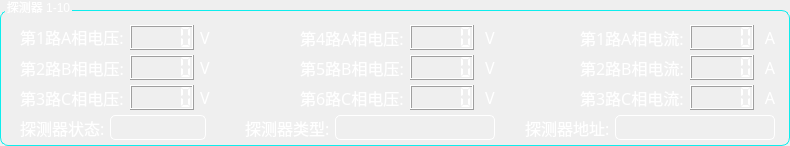
  <widget class="QGroupBox" name="groupBox_SensorInfo">
   <property name="geometry">
    <rect>
     <x>5</x>
     <y>35</y>
     <width>790</width>
     <height>146</height>
    </rect>
   </property>
   <property name="styleSheet">
    <string notr="true">QGroupBox{
color:white;
font: 14pt &quot;文泉驿等宽微米黑&quot;;
border: 1px solid rgb(14, 237, 237);
border-radius:8px;
margin-top:10px;
}
QGroupBox:title{
color:white;
subcontrol-origin: margin;
left: 5px;
}
QLabel{
color: white;
font: 12pt &quot;文泉驿等宽微米黑&quot;;
}
QLCDNumber{
color: rgb(255, 255, 255);
}
</string>
   </property>
   <property name="title">
    <string>探测器 1-10</string>
   </property>
   <widget class="QLabel" name="label_19">
    <property name="geometry">
     <rect>
      <x>195</x>
      <y>25</y>
      <width>20</width>
      <height>25</height>
     </rect>
    </property>
    <property name="font">
     <font>
      <family>文泉驿等宽微米黑</family>
      <pointsize>12</pointsize>
      <weight>50</weight>
      <italic>false</italic>
      <bold>false</bold>
     </font>
    </property>
    <property name="text">
     <string>V</string>
    </property>
    <property name="alignment">
     <set>Qt::AlignCenter</set>
    </property>
   </widget>
   <widget class="QLabel" name="label_14">
    <property name="geometry">
     <rect>
      <x>195</x>
      <y>55</y>
      <width>20</width>
      <height>25</height>
     </rect>
    </property>
    <property name="font">
     <font>
      <family>文泉驿等宽微米黑</family>
      <pointsize>12</pointsize>
      <weight>50</weight>
      <italic>false</italic>
      <bold>false</bold>
     </font>
    </property>
    <property name="text">
     <string>V</string>
    </property>
    <property name="alignment">
     <set>Qt::AlignCenter</set>
    </property>
   </widget>
   <widget class="QLabel" name="label_16">
    <property name="geometry">
     <rect>
      <x>20</x>
      <y>24</y>
      <width>110</width>
      <height>26</height>
     </rect>
    </property>
    <property name="font">
     <font>
      <family>文泉驿等宽微米黑</family>
      <pointsize>12</pointsize>
      <weight>50</weight>
      <italic>false</italic>
      <bold>false</bold>
     </font>
    </property>
    <property name="text">
     <string>第1路A相电压:</string>
    </property>
   </widget>
   <widget class="QLCDNumber" name="lcdNumber_BV_2">
    <property name="geometry">
     <rect>
      <x>130</x>
      <y>55</y>
      <width>64</width>
      <height>25</height>
     </rect>
    </property>
    <property name="font">
     <font>
      <family>文泉驿微米黑</family>
      <pointsize>15</pointsize>
      <weight>50</weight>
      <italic>false</italic>
      <bold>false</bold>
     </font>
    </property>
    <property name="digitCount">
     <number>5</number>
    </property>
    <property name="segmentStyle">
     <enum>QLCDNumber::Flat</enum>
    </property>
    <property name="value" stdset="0">
     <double>0.000000000000000</double>
    </property>
    <property name="intValue" stdset="0">
     <number>0</number>
    </property>
   </widget>
   <widget class="QLabel" name="label_17">
    <property name="geometry">
     <rect>
      <x>195</x>
      <y>85</y>
      <width>20</width>
      <height>25</height>
     </rect>
    </property>
    <property name="font">
     <font>
      <family>文泉驿等宽微米黑</family>
      <pointsize>12</pointsize>
      <weight>50</weight>
      <italic>false</italic>
      <bold>false</bold>
     </font>
    </property>
    <property name="text">
     <string>V</string>
    </property>
    <property name="alignment">
     <set>Qt::AlignCenter</set>
    </property>
   </widget>
   <widget class="QLCDNumber" name="lcdNumber_AV_1">
    <property name="geometry">
     <rect>
      <x>130</x>
      <y>25</y>
      <width>64</width>
      <height>25</height>
     </rect>
    </property>
    <property name="font">
     <font>
      <family>文泉驿微米黑</family>
      <pointsize>15</pointsize>
      <weight>50</weight>
      <italic>false</italic>
      <bold>false</bold>
     </font>
    </property>
    <property name="styleSheet">
     <string notr="true"/>
    </property>
    <property name="digitCount">
     <number>5</number>
    </property>
    <property name="segmentStyle">
     <enum>QLCDNumber::Flat</enum>
    </property>
    <property name="value" stdset="0">
     <double>0.000000000000000</double>
    </property>
    <property name="intValue" stdset="0">
     <number>0</number>
    </property>
   </widget>
   <widget class="QLabel" name="label_18">
    <property name="geometry">
     <rect>
      <x>20</x>
      <y>85</y>
      <width>110</width>
      <height>25</height>
     </rect>
    </property>
    <property name="font">
     <font>
      <family>文泉驿等宽微米黑</family>
      <pointsize>12</pointsize>
      <weight>50</weight>
      <italic>false</italic>
      <bold>false</bold>
     </font>
    </property>
    <property name="text">
     <string>第3路C相电压:</string>
    </property>
   </widget>
   <widget class="QLabel" name="label_15">
    <property name="geometry">
     <rect>
      <x>20</x>
      <y>55</y>
      <width>110</width>
      <height>25</height>
     </rect>
    </property>
    <property name="font">
     <font>
      <family>文泉驿等宽微米黑</family>
      <pointsize>12</pointsize>
      <weight>50</weight>
      <italic>false</italic>
      <bold>false</bold>
     </font>
    </property>
    <property name="text">
     <string>第2路B相电压:</string>
    </property>
   </widget>
   <widget class="QLCDNumber" name="lcdNumber_CV_3">
    <property name="geometry">
     <rect>
      <x>130</x>
      <y>85</y>
      <width>64</width>
      <height>25</height>
     </rect>
    </property>
    <property name="font">
     <font>
      <family>文泉驿微米黑</family>
      <pointsize>15</pointsize>
      <weight>50</weight>
      <italic>false</italic>
      <bold>false</bold>
     </font>
    </property>
    <property name="digitCount">
     <number>5</number>
    </property>
    <property name="segmentStyle">
     <enum>QLCDNumber::Flat</enum>
    </property>
    <property name="value" stdset="0">
     <double>0.000000000000000</double>
    </property>
    <property name="intValue" stdset="0">
     <number>0</number>
    </property>
   </widget>
   <widget class="QLabel" name="label_3">
    <property name="geometry">
     <rect>
      <x>760</x>
      <y>25</y>
      <width>20</width>
      <height>25</height>
     </rect>
    </property>
    <property name="font">
     <font>
      <family>文泉驿等宽微米黑</family>
      <pointsize>12</pointsize>
      <weight>50</weight>
      <italic>false</italic>
      <bold>false</bold>
     </font>
    </property>
    <property name="text">
     <string>A</string>
    </property>
    <property name="alignment">
     <set>Qt::AlignCenter</set>
    </property>
   </widget>
   <widget class="QLCDNumber" name="lcdNumber_AI_1">
    <property name="geometry">
     <rect>
      <x>690</x>
      <y>25</y>
      <width>64</width>
      <height>25</height>
     </rect>
    </property>
    <property name="font">
     <font>
      <family>文泉驿微米黑</family>
      <pointsize>15</pointsize>
      <weight>50</weight>
      <italic>false</italic>
      <bold>false</bold>
     </font>
    </property>
    <property name="smallDecimalPoint">
     <bool>false</bool>
    </property>
    <property name="digitCount">
     <number>5</number>
    </property>
    <property name="segmentStyle">
     <enum>QLCDNumber::Flat</enum>
    </property>
    <property name="value" stdset="0">
     <double>0.000000000000000</double>
    </property>
    <property name="intValue" stdset="0">
     <number>0</number>
    </property>
   </widget>
   <widget class="QLabel" name="label_2">
    <property name="geometry">
     <rect>
      <x>580</x>
      <y>25</y>
      <width>110</width>
      <height>25</height>
     </rect>
    </property>
    <property name="font">
     <font>
      <family>文泉驿等宽微米黑</family>
      <pointsize>12</pointsize>
      <weight>50</weight>
      <italic>false</italic>
      <bold>false</bold>
     </font>
    </property>
    <property name="text">
     <string>第1路A相电流:</string>
    </property>
   </widget>
   <widget class="QLabel" name="label_4">
    <property name="geometry">
     <rect>
      <x>760</x>
      <y>55</y>
      <width>20</width>
      <height>25</height>
     </rect>
    </property>
    <property name="font">
     <font>
      <family>文泉驿等宽微米黑</family>
      <pointsize>12</pointsize>
      <weight>50</weight>
      <italic>false</italic>
      <bold>false</bold>
     </font>
    </property>
    <property name="text">
     <string>A</string>
    </property>
    <property name="alignment">
     <set>Qt::AlignCenter</set>
    </property>
   </widget>
   <widget class="QLCDNumber" name="lcdNumber_BI_2">
    <property name="geometry">
     <rect>
      <x>690</x>
      <y>55</y>
      <width>64</width>
      <height>25</height>
     </rect>
    </property>
    <property name="font">
     <font>
      <family>文泉驿微米黑</family>
      <pointsize>15</pointsize>
      <weight>50</weight>
      <italic>false</italic>
      <bold>false</bold>
     </font>
    </property>
    <property name="smallDecimalPoint">
     <bool>false</bool>
    </property>
    <property name="digitCount">
     <number>5</number>
    </property>
    <property name="segmentStyle">
     <enum>QLCDNumber::Flat</enum>
    </property>
    <property name="value" stdset="0">
     <double>0.000000000000000</double>
    </property>
    <property name="intValue" stdset="0">
     <number>0</number>
    </property>
   </widget>
   <widget class="QLabel" name="label_5">
    <property name="geometry">
     <rect>
      <x>580</x>
      <y>55</y>
      <width>110</width>
      <height>25</height>
     </rect>
    </property>
    <property name="font">
     <font>
      <family>文泉驿等宽微米黑</family>
      <pointsize>12</pointsize>
      <weight>50</weight>
      <italic>false</italic>
      <bold>false</bold>
     </font>
    </property>
    <property name="text">
     <string>第2路B相电流:</string>
    </property>
   </widget>
   <widget class="QLabel" name="label_10">
    <property name="geometry">
     <rect>
      <x>480</x>
      <y>85</y>
      <width>20</width>
      <height>25</height>
     </rect>
    </property>
    <property name="font">
     <font>
      <family>文泉驿等宽微米黑</family>
      <pointsize>12</pointsize>
      <weight>50</weight>
      <italic>false</italic>
      <bold>false</bold>
     </font>
    </property>
    <property name="text">
     <string>V</string>
    </property>
    <property name="alignment">
     <set>Qt::AlignCenter</set>
    </property>
   </widget>
   <widget class="QLCDNumber" name="lcdNumber_CV_6">
    <property name="geometry">
     <rect>
      <x>410</x>
      <y>85</y>
      <width>64</width>
      <height>25</height>
     </rect>
    </property>
    <property name="font">
     <font>
      <family>文泉驿微米黑</family>
      <pointsize>15</pointsize>
      <weight>50</weight>
      <italic>false</italic>
      <bold>false</bold>
     </font>
    </property>
    <property name="digitCount">
     <number>5</number>
    </property>
    <property name="segmentStyle">
     <enum>QLCDNumber::Flat</enum>
    </property>
    <property name="value" stdset="0">
     <double>0.000000000000000</double>
    </property>
    <property name="intValue" stdset="0">
     <number>0</number>
    </property>
   </widget>
   <widget class="QLabel" name="label_13">
    <property name="geometry">
     <rect>
      <x>300</x>
      <y>85</y>
      <width>110</width>
      <height>25</height>
     </rect>
    </property>
    <property name="font">
     <font>
      <family>文泉驿等宽微米黑</family>
      <pointsize>12</pointsize>
      <weight>50</weight>
      <italic>false</italic>
      <bold>false</bold>
     </font>
    </property>
    <property name="text">
     <string>第6路C相电压:</string>
    </property>
   </widget>
   <widget class="QLabel" name="label_8">
    <property name="geometry">
     <rect>
      <x>480</x>
      <y>25</y>
      <width>20</width>
      <height>25</height>
     </rect>
    </property>
    <property name="font">
     <font>
      <family>文泉驿等宽微米黑</family>
      <pointsize>12</pointsize>
      <weight>50</weight>
      <italic>false</italic>
      <bold>false</bold>
     </font>
    </property>
    <property name="text">
     <string>V</string>
    </property>
    <property name="alignment">
     <set>Qt::AlignCenter</set>
    </property>
   </widget>
   <widget class="QLabel" name="label_12">
    <property name="geometry">
     <rect>
      <x>300</x>
      <y>25</y>
      <width>110</width>
      <height>25</height>
     </rect>
    </property>
    <property name="font">
     <font>
      <family>文泉驿等宽微米黑</family>
      <pointsize>12</pointsize>
      <weight>50</weight>
      <italic>false</italic>
      <bold>false</bold>
     </font>
    </property>
    <property name="text">
     <string>第4路A相电压:</string>
    </property>
   </widget>
   <widget class="QLCDNumber" name="lcdNumber_AV_4">
    <property name="geometry">
     <rect>
      <x>410</x>
      <y>25</y>
      <width>64</width>
      <height>25</height>
     </rect>
    </property>
    <property name="font">
     <font>
      <family>文泉驿微米黑</family>
      <pointsize>15</pointsize>
      <weight>50</weight>
      <italic>false</italic>
      <bold>false</bold>
     </font>
    </property>
    <property name="digitCount">
     <number>5</number>
    </property>
    <property name="segmentStyle">
     <enum>QLCDNumber::Flat</enum>
    </property>
    <property name="value" stdset="0">
     <double>0.000000000000000</double>
    </property>
    <property name="intValue" stdset="0">
     <number>0</number>
    </property>
   </widget>
   <widget class="QLabel" name="label_11">
    <property name="geometry">
     <rect>
      <x>480</x>
      <y>55</y>
      <width>20</width>
      <height>25</height>
     </rect>
    </property>
    <property name="font">
     <font>
      <family>文泉驿等宽微米黑</family>
      <pointsize>12</pointsize>
      <weight>50</weight>
      <italic>false</italic>
      <bold>false</bold>
     </font>
    </property>
    <property name="text">
     <string>V</string>
    </property>
    <property name="alignment">
     <set>Qt::AlignCenter</set>
    </property>
   </widget>
   <widget class="QLabel" name="label_9">
    <property name="geometry">
     <rect>
      <x>300</x>
      <y>55</y>
      <width>110</width>
      <height>25</height>
     </rect>
    </property>
    <property name="font">
     <font>
      <family>文泉驿等宽微米黑</family>
      <pointsize>12</pointsize>
      <weight>50</weight>
      <italic>false</italic>
      <bold>false</bold>
     </font>
    </property>
    <property name="text">
     <string>第5路B相电压:</string>
    </property>
   </widget>
   <widget class="QLCDNumber" name="lcdNumber_BV_5">
    <property name="geometry">
     <rect>
      <x>410</x>
      <y>55</y>
      <width>64</width>
      <height>25</height>
     </rect>
    </property>
    <property name="font">
     <font>
      <family>文泉驿微米黑</family>
      <pointsize>15</pointsize>
      <weight>50</weight>
      <italic>false</italic>
      <bold>false</bold>
     </font>
    </property>
    <property name="digitCount">
     <number>5</number>
    </property>
    <property name="segmentStyle">
     <enum>QLCDNumber::Flat</enum>
    </property>
    <property name="value" stdset="0">
     <double>0.000000000000000</double>
    </property>
    <property name="intValue" stdset="0">
     <number>0</number>
    </property>
   </widget>
   <widget class="QLabel" name="label_7">
    <property name="geometry">
     <rect>
      <x>760</x>
      <y>85</y>
      <width>20</width>
      <height>25</height>
     </rect>
    </property>
    <property name="font">
     <font>
      <family>文泉驿等宽微米黑</family>
      <pointsize>12</pointsize>
      <weight>50</weight>
      <italic>false</italic>
      <bold>false</bold>
     </font>
    </property>
    <property name="text">
     <string>A</string>
    </property>
    <property name="alignment">
     <set>Qt::AlignCenter</set>
    </property>
   </widget>
   <widget class="QLabel" name="label_6">
    <property name="geometry">
     <rect>
      <x>580</x>
      <y>85</y>
      <width>110</width>
      <height>25</height>
     </rect>
    </property>
    <property name="font">
     <font>
      <family>文泉驿等宽微米黑</family>
      <pointsize>12</pointsize>
      <weight>50</weight>
      <italic>false</italic>
      <bold>false</bold>
     </font>
    </property>
    <property name="text">
     <string>第3路C相电流:</string>
    </property>
   </widget>
   <widget class="QLCDNumber" name="lcdNumber_CI_3">
    <property name="geometry">
     <rect>
      <x>690</x>
      <y>85</y>
      <width>64</width>
      <height>25</height>
     </rect>
    </property>
    <property name="font">
     <font>
      <family>文泉驿微米黑</family>
      <pointsize>15</pointsize>
      <weight>50</weight>
      <italic>false</italic>
      <bold>false</bold>
     </font>
    </property>
    <property name="smallDecimalPoint">
     <bool>false</bool>
    </property>
    <property name="digitCount">
     <number>5</number>
    </property>
    <property name="segmentStyle">
     <enum>QLCDNumber::Flat</enum>
    </property>
    <property name="value" stdset="0">
     <double>0.000000000000000</double>
    </property>
    <property name="intValue" stdset="0">
     <number>0</number>
    </property>
   </widget>
   <widget class="QLabel" name="lb_address">
    <property name="geometry">
     <rect>
      <x>615</x>
      <y>115</y>
      <width>160</width>
      <height>25</height>
     </rect>
    </property>
    <property name="styleSheet">
     <string notr="true">border:1px solid white;
border-radius:5px;</string>
    </property>
    <property name="text">
     <string/>
    </property>
    <property name="alignment">
     <set>Qt::AlignCenter</set>
    </property>
   </widget>
   <widget class="QLabel" name="lb_status">
    <property name="geometry">
     <rect>
      <x>110</x>
      <y>115</y>
      <width>96</width>
      <height>25</height>
     </rect>
    </property>
    <property name="styleSheet">
     <string notr="true">border:1px solid white;
border-radius:5px;</string>
    </property>
    <property name="text">
     <string/>
    </property>
    <property name="alignment">
     <set>Qt::AlignCenter</set>
    </property>
   </widget>
   <widget class="QLabel" name="lb_type">
    <property name="geometry">
     <rect>
      <x>335</x>
      <y>115</y>
      <width>160</width>
      <height>25</height>
     </rect>
    </property>
    <property name="styleSheet">
     <string notr="true">border:1px solid white;
border-radius:5px;</string>
    </property>
    <property name="text">
     <string/>
    </property>
    <property name="alignment">
     <set>Qt::AlignCenter</set>
    </property>
   </widget>
   <widget class="QLabel" name="label_28">
    <property name="geometry">
     <rect>
      <x>245</x>
      <y>115</y>
      <width>90</width>
      <height>25</height>
     </rect>
    </property>
    <property name="font">
     <font>
      <family>文泉驿等宽微米黑</family>
      <pointsize>12</pointsize>
      <weight>50</weight>
      <italic>false</italic>
      <bold>false</bold>
     </font>
    </property>
    <property name="text">
     <string>探测器类型:</string>
    </property>
   </widget>
   <widget class="QLabel" name="label_29">
    <property name="geometry">
     <rect>
      <x>525</x>
      <y>115</y>
      <width>90</width>
      <height>25</height>
     </rect>
    </property>
    <property name="font">
     <font>
      <family>文泉驿等宽微米黑</family>
      <pointsize>12</pointsize>
      <weight>50</weight>
      <italic>false</italic>
      <bold>false</bold>
     </font>
    </property>
    <property name="text">
     <string>探测器地址:</string>
    </property>
   </widget>
   <widget class="QLabel" name="label_26">
    <property name="geometry">
     <rect>
      <x>20</x>
      <y>115</y>
      <width>86</width>
      <height>25</height>
     </rect>
    </property>
    <property name="font">
     <font>
      <family>文泉驿等宽微米黑</family>
      <pointsize>12</pointsize>
      <weight>50</weight>
      <italic>false</italic>
      <bold>false</bold>
     </font>
    </property>
    <property name="text">
     <string>探测器状态:</string>
    </property>
   </widget>
  </widget>
